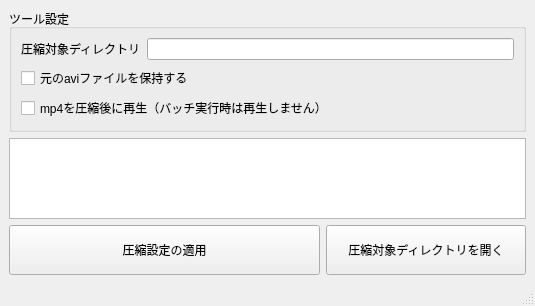
<?xml version="1.0" encoding="UTF-8"?>
<ui version="4.0">
 <class>MainWindow</class>
 <widget class="QMainWindow" name="MainWindow">
  <property name="geometry">
   <rect>
    <x>0</x>
    <y>0</y>
    <width>535</width>
    <height>306</height>
   </rect>
  </property>
  <property name="windowTitle">
   <string>MainWindow</string>
  </property>
  <widget class="QWidget" name="centralwidget">
   <layout class="QVBoxLayout" name="verticalLayout_3">
    <item>
     <widget class="QGroupBox" name="groupBox">
      <property name="title">
       <string>ツール設定</string>
      </property>
      <layout class="QVBoxLayout" name="verticalLayout">
       <item>
        <layout class="QHBoxLayout" name="horizontalLayout">
         <item>
          <widget class="QLabel" name="label">
           <property name="sizePolicy">
            <sizepolicy hsizetype="Preferred" vsizetype="Preferred">
             <horstretch>0</horstretch>
             <verstretch>0</verstretch>
            </sizepolicy>
           </property>
           <property name="minimumSize">
            <size>
             <width>0</width>
             <height>0</height>
            </size>
           </property>
           <property name="text">
            <string>圧縮対象ディレクトリ</string>
           </property>
          </widget>
         </item>
         <item>
          <widget class="QLineEdit" name="target_dir">
           <property name="sizePolicy">
            <sizepolicy hsizetype="Expanding" vsizetype="Fixed">
             <horstretch>0</horstretch>
             <verstretch>0</verstretch>
            </sizepolicy>
           </property>
           <property name="minimumSize">
            <size>
             <width>200</width>
             <height>0</height>
            </size>
           </property>
           <property name="maximumSize">
            <size>
             <width>16777215</width>
             <height>16777215</height>
            </size>
           </property>
          </widget>
         </item>
        </layout>
       </item>
       <item>
        <widget class="QCheckBox" name="should_keep_original">
         <property name="text">
          <string>元のaviファイルを保持する</string>
         </property>
        </widget>
       </item>
       <item>
        <widget class="QCheckBox" name="should_open_mp4">
         <property name="text">
          <string>mp4を圧縮後に再生（バッチ実行時は再生しません）</string>
         </property>
        </widget>
       </item>
      </layout>
     </widget>
    </item>
    <item>
     <widget class="QPlainTextEdit" name="info_text">
      <property name="readOnly">
       <bool>true</bool>
      </property>
     </widget>
    </item>
    <item>
     <layout class="QHBoxLayout" name="horizontalLayout_6">
      <item>
       <widget class="QPushButton" name="compress_switch">
        <property name="sizePolicy">
         <sizepolicy hsizetype="Minimum" vsizetype="Fixed">
          <horstretch>0</horstretch>
          <verstretch>0</verstretch>
         </sizepolicy>
        </property>
        <property name="minimumSize">
         <size>
          <width>0</width>
          <height>50</height>
         </size>
        </property>
        <property name="text">
         <string>圧縮設定の適用</string>
        </property>
       </widget>
      </item>
      <item>
       <widget class="QPushButton" name="open_dir">
        <property name="sizePolicy">
         <sizepolicy hsizetype="Minimum" vsizetype="Fixed">
          <horstretch>0</horstretch>
          <verstretch>0</verstretch>
         </sizepolicy>
        </property>
        <property name="minimumSize">
         <size>
          <width>0</width>
          <height>50</height>
         </size>
        </property>
        <property name="maximumSize">
         <size>
          <width>200</width>
          <height>16777215</height>
         </size>
        </property>
        <property name="text">
         <string>圧縮対象ディレクトリを開く</string>
        </property>
       </widget>
      </item>
     </layout>
    </item>
   </layout>
  </widget>
  <widget class="QStatusBar" name="statusbar"/>
 </widget>
 <resources/>
 <connections/>
</ui>
